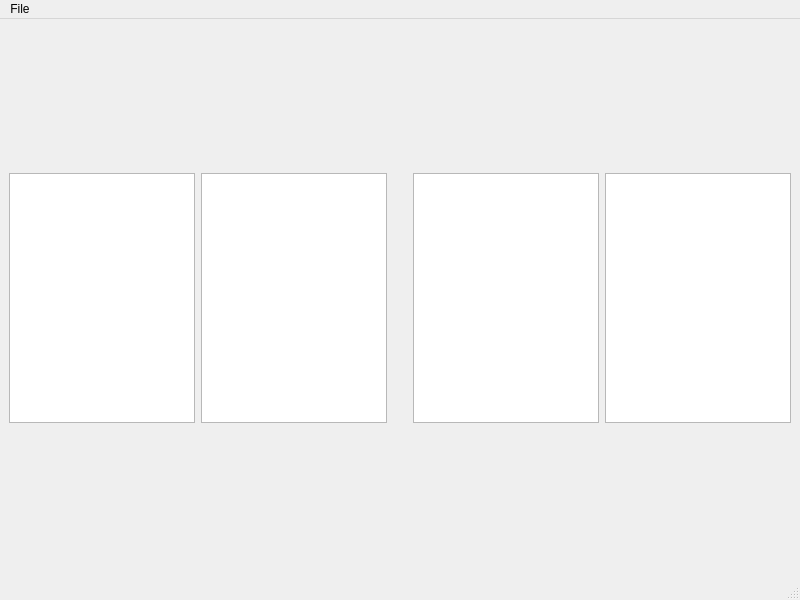
<?xml version="1.0" encoding="UTF-8"?>
<ui version="4.0">
 <class>MainWindow</class>
 <widget class="QMainWindow" name="MainWindow">
  <property name="geometry">
   <rect>
    <x>0</x>
    <y>0</y>
    <width>800</width>
    <height>600</height>
   </rect>
  </property>
  <property name="windowTitle">
   <string>MainWindow</string>
  </property>
  <widget class="QWidget" name="centralwidget">
   <layout class="QHBoxLayout" name="horizontalLayout_2">
    <item>
     <widget class="QChartView" name="graphicsView_3">
      <property name="maximumSize">
       <size>
        <width>250</width>
        <height>250</height>
       </size>
      </property>
     </widget>
    </item>
    <item>
     <widget class="QChartView" name="graphicsView_4">
      <property name="maximumSize">
       <size>
        <width>250</width>
        <height>250</height>
       </size>
      </property>
     </widget>
    </item>
    <item>
     <spacer name="verticalSpacer">
      <property name="orientation">
       <enum>Qt::Orientation::Vertical</enum>
      </property>
      <property name="sizeHint" stdset="0">
       <size>
        <width>20</width>
        <height>40</height>
       </size>
      </property>
     </spacer>
    </item>
    <item>
     <widget class="QChartView" name="graphicsView_1">
      <property name="maximumSize">
       <size>
        <width>250</width>
        <height>250</height>
       </size>
      </property>
     </widget>
    </item>
    <item>
     <widget class="QChartView" name="graphicsView_2">
      <property name="maximumSize">
       <size>
        <width>250</width>
        <height>250</height>
       </size>
      </property>
     </widget>
    </item>
   </layout>
  </widget>
  <widget class="QMenuBar" name="menubar">
   <property name="geometry">
    <rect>
     <x>0</x>
     <y>0</y>
     <width>800</width>
     <height>26</height>
    </rect>
   </property>
   <widget class="QMenu" name="menuFile">
    <property name="title">
     <string>File</string>
    </property>
    <addaction name="separator"/>
    <addaction name="actionExit"/>
   </widget>
   <addaction name="menuFile"/>
  </widget>
  <widget class="QStatusBar" name="statusbar"/>
  <action name="actionExit">
   <property name="text">
    <string>Exit</string>
   </property>
  </action>
 </widget>
 <customwidgets>
  <customwidget>
   <class>QChartView</class>
   <extends>QGraphicsView</extends>
   <header>QtCharts/QChartView</header>
  </customwidget>
 </customwidgets>
 <resources/>
 <connections/>
</ui>
